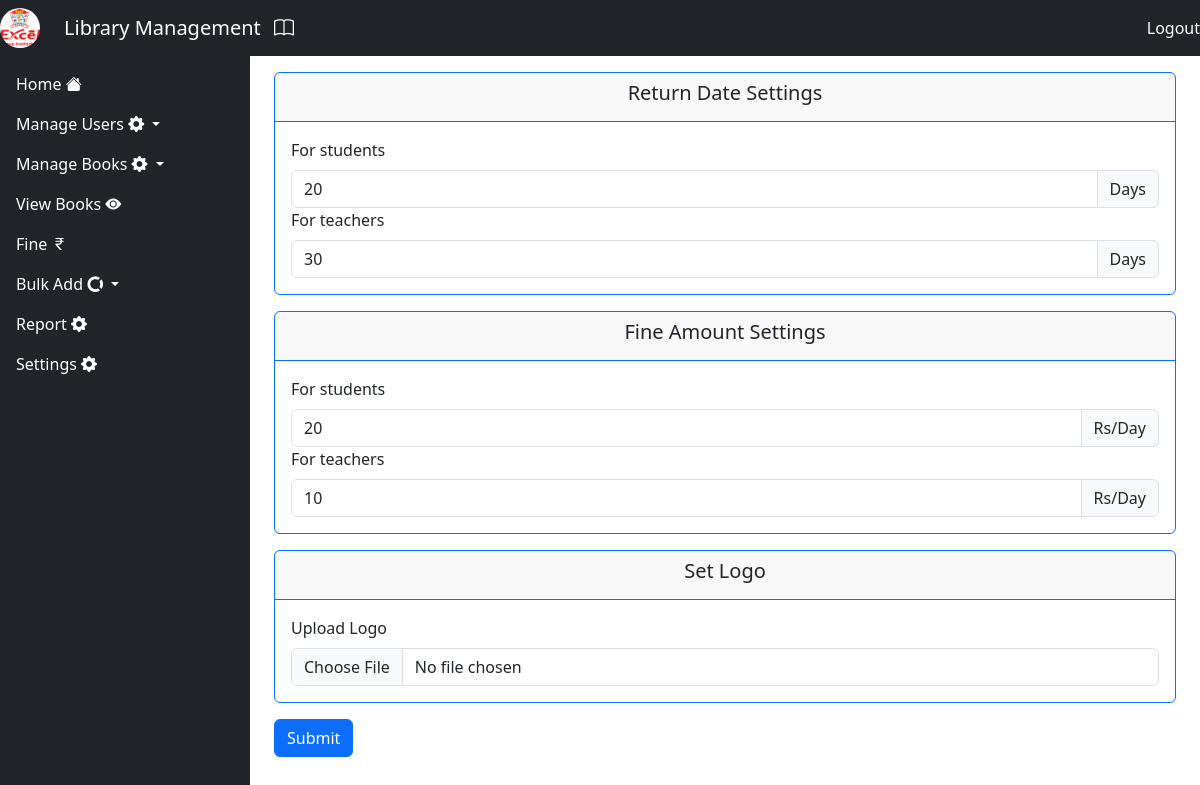
The page /settings on the database its author committed.
### Library/models.py (models this page shows, shortened)
class Setting(models.Model):
    maxDueStud = models.IntegerField(default=0)
    maxDueTeach = models.IntegerField(default=0)
    fineStud = models.IntegerField(default=0)
    fineTeach = models.IntegerField(default=0)
    logo = models.ImageField(upload_to='logo', blank=True, null=True)

### Library/views.py (the view, shortened to what this page needs)
# urls.py: path('settings',settings_view,name='settings'),
def settings_view(request):
    setting_instance = Setting.objects.first()  # Get the first (or only) row
    return render(request, 'settings.html', {'settings': setting_instance})

### Library/context_processors.py (called while the page is built)
def logo_context(request):
    setting = Setting.objects.first()
    return {
        'logo': setting.logo if setting else None
    }

### Library/templates/settings.html (shortened to what this page needs)
{% extends 'base.html' %}
{% block content %}
<div class="col">
  <form action="" method="post" enctype="multipart/form-data">
    <div class="card mb-3 border-primary">
      <div class="card-header border-primary">
        <h5 class="text-center">Return Date Settings</h5>
      </div>
      <div class="card-body">
        <label class="form-label">For students</label>
        <div class="input-group">
          <input type="number" name="maxDueStud" class="form-control" required value="{{ settings.maxDueStud }}">
          <span class="input-group-text">Days</span>
        </div>
        <label class="form-label">For teachers</label>
        <div class="input-group">
          <input type="number" name="maxDueTeach" class="form-control" required value="{{ settings.maxDueTeach }}">
          <span class="input-group-text">Days</span>
        </div>
      </div>
    </div>
    <div class="card mb-3 border-primary">
      <div class="card-header border-primary">
        <h5 class="text-center">Fine Amount Settings</h5>
      </div>
      <div class="card-body">
        <label class="form-label">For students</label>
        <div class="input-group">
          <input type="number" name="fineStud" class="form-control" required value="{{ settings.fineStud }}">
          <span class="input-group-text">Rs/Day</span>
        </div>
        <label class="form-label">For teachers</label>
        <div class="input-group">
          <input type="number" name="fineTeach" class="form-control" required value="{{ settings.fineTeach }}">
          <span class="input-group-text">Rs/Day</span>
        </div>
      </div>
    </div>
    <div class="card mb-3 border-primary">
      <div class="card-header border-primary">
        <h5 class="text-center">Set Logo</h5>
      </div>
      <div class="card-body">
        <label for="logo" class="form-label">Upload Logo</label>
        <div class="input-group">
          <input type="file" name="logo" id="logo" class="form-control" accept=".jpeg,.jpg,.png">
        </div>
      </div>
    </div>
    <button type="submit" class="btn btn-primary">Submit</button>
  </form>
</div>
{% endblock %}

### rows shown on the page
Setting: maxDueStud "20", maxDueTeach "30", fineStud "20", fineTeach "10"
